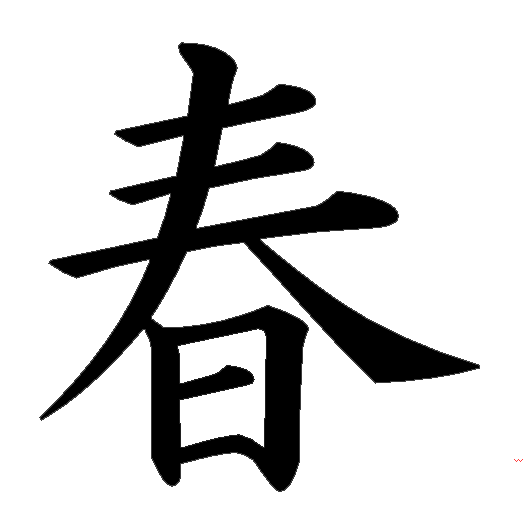
#> input picture figs/kanji.png, 523 x 528 px
$ python resize.py
#> lines starting #> are read from the running program, lines starting #| are printed output that depends on the picture
from PIL import Image

def resize_png(input_file, output_file, scale_factor=1.2):
#> called with input_file = 'kanji.png', output_file = 'kanji_resized.png', scale_factor = 1.2
    try:
        # Open the original PNG file
        original_image = Image.open(input_file)
#> original_image is the input picture: PIL image 523x528 RGBA; mean R, G, B, A 207.9, 207.9, 207.9, 46.1

        # Calculate the new size
        new_width = int(original_image.width * scale_factor)
#> new_width = 627
        new_height = int(original_image.height * scale_factor)
#> new_height = 633

        # Create a new transparent image with the same size
        new_image = Image.new("RGBA", (new_width, new_height), (0, 0, 0, 0))
#> new_image: PIL image 627x633 RGBA; every value is 0

        # Paste the resized image onto the new transparent image
        new_image.paste(original_image, (0, 0))
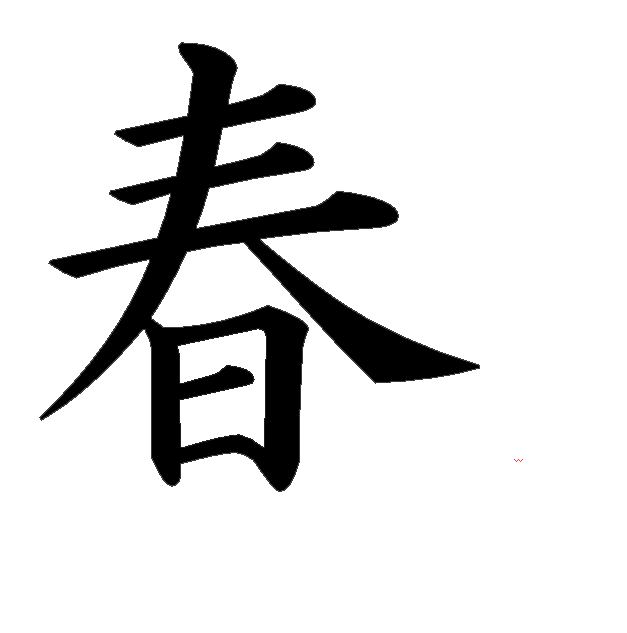
#> new_image: PIL image 627x633 RGBA; mean R, G, B, A 144.7, 144.7, 144.7, 32.1; transparent parts drawn white

        # Save the new transparent image as the output file
        new_image.save(output_file, format="PNG")

        print(f"Resized and saved as {output_file}")
    except Exception as e:
        print(f"An error occurred: {e}")

if __name__ == "__main__":
    input_file = "kanji.png"
    output_file = "kanji_resized.png"
    resize_png(input_file, output_file)
